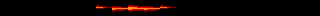

This is a level from a 2D game, rendered from its Tiled map with the project's own tilesets. A one-line summary and the complete map file follow:
An orthogonal 20x1 tile map with 16x16 px tiles, 1 tile layer (Tile Layer 1).

<map version="1.10" tiledversion="1.10.2" orientation="orthogonal" renderorder="right-down" width="20" height="1" tilewidth="16" tileheight="16" infinite="0" nextlayerid="2" nextobjectid="1">
 <tileset firstgid="1" source="Tileset.tsx" />
 <layer id="1" name="Tile Layer 1" width="20" height="1">
  <data encoding="csv">
1,1,1,1,1,1,112,92,72,92,112,1,1,1,1,1,1,1,1,1
</data>
 </layer>
</map>
